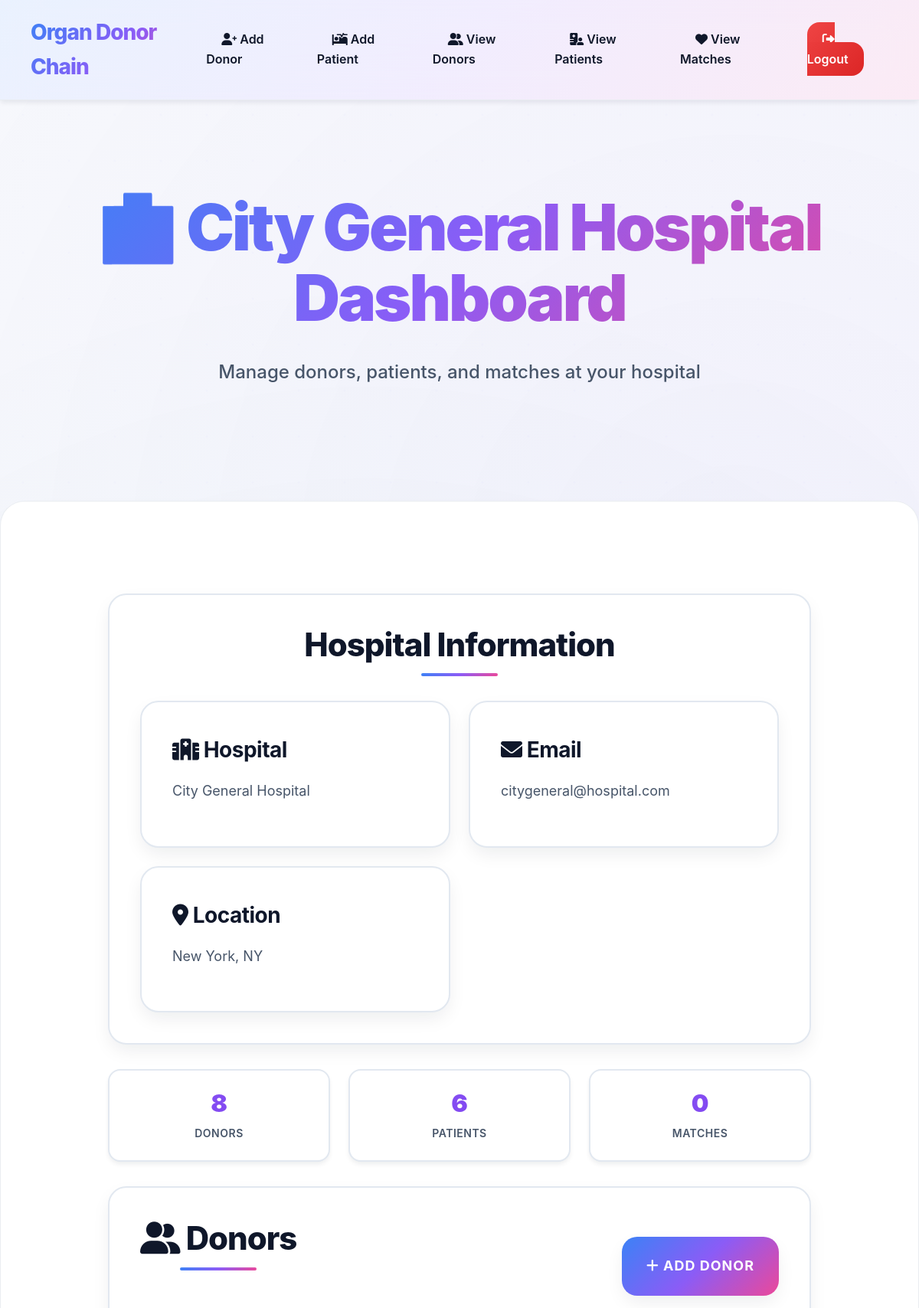
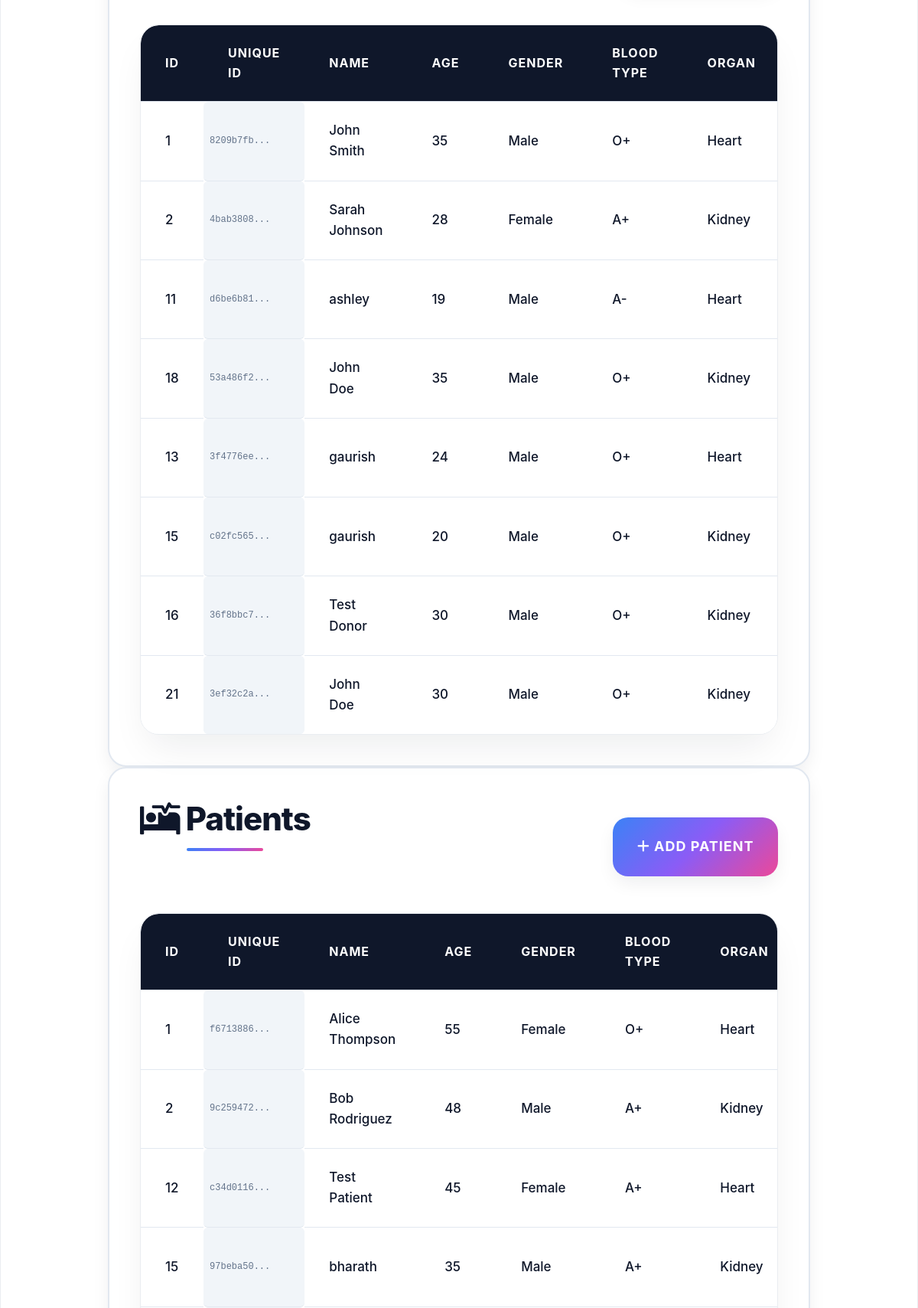
Page /hospital_dashboard (signed in, upper part) on the committed database (2 pictures, top to bottom).
### tables this page shows
CREATE TABLE donor (
        id INTEGER PRIMARY KEY AUTOINCREMENT,
        unique_id TEXT UNIQUE,
        hospital_id INTEGER,
        name TEXT,
        age INTEGER,
        gender TEXT,
        blood_type TEXT,
        organ TEXT,
        status TEXT DEFAULT 'Not Matched',
        registration_date TEXT DEFAULT CURRENT_TIMESTAMP, medical_document_path TEXT,
        FOREIGN KEY (hospital_id) REFERENCES hospital(id)
    );

CREATE TABLE patient (
        id INTEGER PRIMARY KEY AUTOINCREMENT,
        unique_id TEXT UNIQUE,
        hospital_id INTEGER,
        name TEXT,
        age INTEGER,
        gender TEXT,
        blood_type TEXT,
        organ TEXT,
        status TEXT DEFAULT 'Not Matched',
        registration_date TEXT DEFAULT CURRENT_TIMESTAMP, medical_document_path TEXT,
        FOREIGN KEY (hospital_id) REFERENCES hospital(id)
    );

### server/app.py (the view)
@app.route('/hospital_dashboard')
def hospital_dashboard():
    if 'hospital' not in session:
        return redirect('/login')
    hospital_id = session['hospital']
    hospital_name = session.get('hospital_name')
    hospital_email = session.get('hospital_email')
    hospital_location = session.get('hospital_location')
    hospital_wallet = session.get('hospital_wallet')
    conn = sqlite3.connect(DB)
    c = conn.cursor()
    try:
        c.execute("SELECT id, unique_id, name, age, gender, blood_type, organ, status, registration_date FROM donor WHERE hospital_id=? ORDER BY registration_date ASC", (hospital_id,))
        donors = c.fetchall()
        c.execute("SELECT id, unique_id, name, age, gender, blood_type, organ, status, registration_date FROM patient WHERE hospital_id=? ORDER BY registration_date ASC", (hospital_id,))
        patients = c.fetchall()
    except sqlite3.OperationalError:
        c.execute("SELECT id, name, age, gender, blood_type, organ, status FROM donor WHERE hospital_id=?", (hospital_id,))
        old_donors = c.fetchall()
        donors = [(d[0], 'N/A', d[1], d[2], d[3], d[4], d[5], d[6], 'N/A') for d in old_donors]
        c.execute("SELECT id, name, age, gender, blood_type, organ, status FROM patient WHERE hospital_id=?", (hospital_id,))
        old_patients = c.fetchall()
        patients = [(p[0], 'N/A', p[1], p[2], p[3], p[4], p[5], p[6], 'N/A') for p in old_patients]
    conn.close()
    return render_template('hospital_login.html', hospital_name=hospital_name,
                          hospital_email=hospital_email, hospital_location=hospital_location,
                          hospital_wallet=hospital_wallet, donors=donors, patients=patients)

### client/templates/hospital_login.html (shortened to what this page needs)
<!DOCTYPE html>
<html>
<head>
    <link rel="stylesheet" type="text/css" href="{{ url_for('static', filename='style.css') }}">
    <link rel="stylesheet" href="https://cdnjs.cloudflare.com/ajax/libs/font-awesome/6.0.0/css/all.min.css">
</head>
<body>
    <nav class="navbar">
        <div class="nav-container">
            <a class="brand" href="/hospital_dashboard">Organ Donor Chain</a>
            <ul class="nav-links">
                <li><a href="/add_donor"><i class="fas fa-user-plus"></i> Add Donor</a></li>
                <li><a href="/add_patient"><i class="fas fa-procedures"></i> Add Patient</a></li>
                <li><a href="/hospital_donors"><i class="fas fa-user-friends"></i> View Donors</a></li>
                <li><a href="/hospital_patients"><i class="fas fa-hospital-user"></i> View Patients</a></li>
                <li><a href="/hospital_matches"><i class="fas fa-heart"></i> View Matches</a></li>
                <li><a href="/logout" class="btn-danger"><i class="fas fa-sign-out-alt"></i> Logout</a></li>
            </ul>
        </div>
    </nav>
    <section class="hero">
        <div class="hero-inner">
            <h1>🏥 {{ hospital_name }} Dashboard</h1>
            <p>Manage donors, patients, and matches at your hospital</p>
        </div>
    </section>
    <div class="container container-wide">
        <div class="card mb-8">
            <h2>Hospital Information</h2>
            <div class="grid grid-3">
                <div class="card">
                    <h3><i class="fas fa-hospital"></i> Hospital</h3>
                    <p>{{ hospital_name }}</p>
                </div>
                <div class="card">
                    <h3><i class="fas fa-envelope"></i> Email</h3>
                    <p>{{ hospital_email }}</p>
                </div>
                <div class="card">
                    <h3><i class="fas fa-map-marker-alt"></i> Location</h3>
                    <p>{{ hospital_location }}</p>
                </div>
            </div>
        </div>
        <div class="stats-header">
            <div class="stat-card">
                <div class="stat-number">{{ donors|length }}</div>
                <div class="stat-label">Donors</div>
            </div>
            <div class="stat-card">
                <div class="stat-number">{{ patients|length }}</div>
                <div class="stat-label">Patients</div>
            </div>
            <div class="stat-card">
                <div class="stat-number">{{ matches|length }}</div>
                <div class="stat-label">Matches</div>
            </div>
        </div>
        <div class="card">
            <div class="flex justify-between items-center mb-6">
                <h2><i class="fas fa-user-friends"></i> Donors</h2>
                <a href="/add_donor" class="btn btn-primary" style="width: auto;">
                    <i class="fas fa-plus"></i> Add Donor
                </a>
            </div>
            <div class="table-container">
                <table>
                    <thead>
                        <tr>
                            <th>ID</th>
                            <th>Unique ID</th>
                            <th>Name</th>
                            <th>Age</th>
                            <th>Gender</th>
                            <th>Blood Type</th>
                            <th>Organ</th>
                        </tr>
                    </thead>
                    <tbody>
                        {% for donor in donors %}
                        <tr>
                            <td>{{ donor[0] }}</td>
                            <td class="unique-id-cell">{{ donor[1][:8] }}...</td>
                            <td>{{ donor[2] }}</td>
                            <td>{{ donor[3] }}</td>
                            <td>{{ donor[4] }}</td>
                            <td><span class="status-badge">{{ donor[5] }}</span></td>
                            <td><span class="status-badge">{{ donor[6] }}</span></td>
                        </tr>
                        {% endfor %}
                    </tbody>
                </table>
            </div>
        </div>
        <div class="card">
            <div class="flex justify-between items-center mb-6">
                <h2><i class="fas fa-procedures"></i> Patients</h2>
                <a href="/add_patient" class="btn btn-primary" style="width: auto;">
                    <i class="fas fa-plus"></i> Add Patient
                </a>
            </div>
            <div class="table-container">
                <table>
                    <thead>
                        <tr>
                            <th>ID</th>
                            <th>Unique ID</th>
                            <th>Name</th>
                            <th>Age</th>
                            <th>Gender</th>
                            <th>Blood Type</th>
                            <th>Organ</th>
                        </tr>
                    </thead>
                    <tbody>
                        {% for patient in patients %}
                        <tr>
                            <td>{{ patient[0] }}</td>
                            <td class="unique-id-cell">{{ patient[1][:8] }}...</td>
                            <td>{{ patient[2] }}</td>
                            <td>{{ patient[3] }}</td>
                            <td>{{ patient[4] }}</td>
                            <td><span class="status-badge">{{ patient[5] }}</span></td>
                            <td><span class="status-badge">{{ patient[6] }}</span></td>
                        </tr>
                        {% endfor %}
                    </tbody>
                </table>
            </div>
        </div>
    </div>
</body>
</html>

### rows in the picture
donor: id "1", donor "8209b7fb", name "John Smith", age "35", gender "Male", blood_type "O+", organ "Heart"
donor: id "2", donor "4bab3808", name "Sarah Johnson", age "28", gender "Female", blood_type "A+", organ "Kidney"
donor: id "11", donor "d6be6b81", name "ashley", age "19", gender "Male", blood_type "A-", organ "Heart"
donor: id "18", donor "53a486f2", name "John Doe", age "35", gender "Male", blood_type "O+", organ "Kidney"
donor: id "13", donor "3f4776ee", name "gaurish", age "24", gender "Male", blood_type "O+", organ "Heart"
donor: id "15", donor "c02fc565", name "gaurish", age "20", gender "Male", blood_type "O+", organ "Kidney"
donor: id "16", donor "36f8bbc7", name "Test Donor", age "30", gender "Male", blood_type "O+", organ "Kidney"
donor: id "21", donor "3ef32c2a", name "John Doe", age "30", gender "Male", blood_type "O+", organ "Kidney"
patient: id "1", patient "f6713886", name "Alice Thompson", age "55", gender "Female", blood_type "O+", organ "Heart"
patient: id "2", patient "9c259472", name "Bob Rodriguez", age "48", gender "Male", blood_type "A+", organ "Kidney"
patient: id "12", patient "c34d0116", name "Test Patient", age "45", gender "Female", blood_type "A+", organ "Heart"
patient: id "15", patient "97beba50", name "bharath", age "35", gender "Male", blood_type "A+", organ "Kidney"

### other values in the picture
{{ hospital_name }} "City General Hospital"
{{ hospital_email }} "citygeneral@hospital.com"
{{ hospital_location }} "New York, NY"
{{ donors|length }} "8"
{{ patients|length }} "6"
{{ matches|length }} "0"
